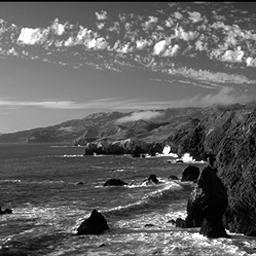
#> input picture CVcoursework/images/training/Coast/1.jpg, 256 x 256 px; its folder holds only this picture in this run
$ jupyter execute --allow-errors Run2_Feature.ipynb
#> lines starting #> are read from the running program, lines starting #| are printed output that depends on the picture
[cell 1]
import cv2
import numpy as np
import os

from scipy.cluster.vq import kmeans, vq
from sklearn.preprocessing import StandardScaler

from sklearn.linear_model import LogisticRegression

[cell 2]
def imglist(path):
    return [os.path.join(path, f) for f in os.listdir(path)]

[cell 3]
def getAllRectangles(im_x,im_y,step,window):

    #Initialise Patch Size
    minx = 0
    maxx = im_x
    miny = 0
    maxy =im_y
    step_x = step
    step_y = step
    window_width = window
    window_height = window
    rectangle = []
    x = minx;
    y = miny;
    hasNext = True

    while hasNext:
        nextX = x + step_x;
        nextY = y;
        if (nextX + window_width > maxx):
            nextX = minx;
            nextY += step_y;
        rec_dim = [x, y, window_width, window_height]
        #print(rec_patch)
        rectangle.append(rec_dim);
        x = nextX;
        y = nextY;

        if (y + window_height > maxy):
            hasNext = False
    #print("All rectangular patches retrieved.......")
    return rectangle

[cell 4]
def featureExtraction(im, rectangle):
    feature = []
    for x,y,w,h in rectangle:
        patch_img = im[x:x+w,y:y+w]
        img_array = np.array(patch_img)
        flat_arr = img_array.ravel()
        vector = flat_arr.tolist()
        feature.append(vector)
    return feature

[cell 5]
def descriptorFormation(descriptor_list):
    descriptors = descriptor_list[0][1]
    img_count=0
    #Stacking
    for image_path, descriptor in descriptor_list[1:]:
        img_count+=1
        descriptors = np.vstack((descriptors, descriptor))
        #print("Stacking of Descriptors of image {} complete......".format(img_count))
    print("Descriptors stacked successfully!")
    descriptors_float = descriptors.astype(float)
    return(descriptors_float)

[cell 6]
def getDescriptors(image_paths):
    descriptor_list = []
    img_count=0

    for image_path in image_paths:
        img_count+=1
        im = cv2.imread(image_path, cv2.IMREAD_GRAYSCALE)
#> im is the input picture: shape (256, 256); min 0, max 255, mean 98.6
        m, n = im.shape
#> m = 256; n = 256
        rectangle = getAllRectangles(m,n,4,8)
        feature = featureExtraction(im, rectangle)
#> after the loop in featureExtraction, `for x,y,w,h in rectangle:`: feature = 3969 items
#> feature = 3969 items
        #print("Image features extracted for image {}......".format(img_count))
        descriptor_list.append((image_path, feature))
    print("Feature extraction done!")
    return(descriptor_list)

[cell 7]
def quantisation(image_paths,descriptor_list):
    im_features = np.zeros((len(image_paths), k), "float32")
    for i in range(len(image_paths)):
        words, distance = vq(descriptor_list[i][1],voc)
        for w in words:
            im_features[i][w] += 1
    return(im_features)

[cell 8]
train_path = 'images/training'
training_names = os.listdir(train_path)
image_paths = []
#Class label for all images
image_classes = []
class_id = 0

for training_name in training_names:
    dir = os.path.join(train_path, training_name)
    class_path = imglist(dir)
    image_paths+=class_path
    image_classes+=[class_id]*len(class_path)
    class_id+=1

descriptor_list = getDescriptors(image_paths)
#> descriptor_list = 2 items

[cell 9]
#print(len(descriptor_list[0][1]))
#print(descriptor_list[0][1][-1:])

[cell 10]
descriptors_float = descriptorFormation(descriptor_list)
#> in descriptorFormation, `descriptors = descriptor_list[0][1]`: descriptors = 3969 items
#> the loop in descriptorFormation, `for image_path, descriptor in descriptor_list[1:]:` made 1 pass
#> (image_path, img_count) on pass 1: ('images/training/Forest/0.jpg', 1)
#> after the loop in descriptorFormation, `for image_path, descriptor in descriptor_list[1:]:`: img_count = 1

[cell 11]
#print(len(descriptors_float))

[cell 12]
k = 500
voc, variance = kmeans(descriptors_float, k, 1)
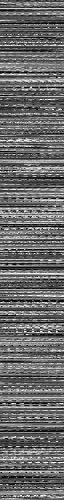
#> voc: shape (500, 64) float64; min 0, max 255, mean 107.1
#> variance = 142.8

[cell 13]
# Calculate the histogram of features and represent them as vector
im_features = quantisation(image_paths,descriptor_list)
#> the loop in quantisation, `for i in range(len(image_paths)):` made 2 passes

# Scaling the words
stdSlr = StandardScaler().fit(im_features)
im_features = stdSlr.transform(im_features)

### The Next Block has to be replaced with the One for all Classifier

[cell 14]
model = LogisticRegression(multi_class='ovr')
model.fit(im_features, image_classes)

#Test accuracy
y_pred = model.predict(im_features)
#> y_pred = [0, 1]

### To Validate using Test data

[cell 15]
test_path = 'images/testing'
#> (the rest of this cell did not finish here and is left out)

[cell 16]
test_im_features = quantisation(image_paths,descriptor_list)
#> the loop in quantisation (call 2), `for i in range(len(image_paths)):` made 2 passes
